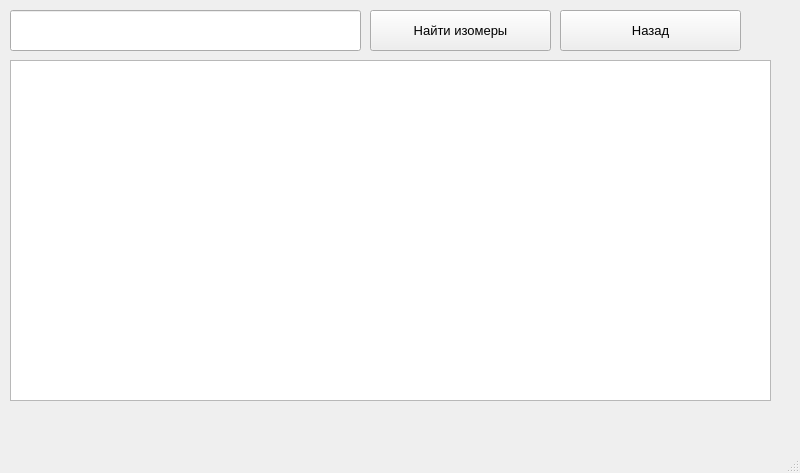
<?xml version="1.0" encoding="UTF-8"?>
<ui version="4.0">
 <class>MainWindow</class>
 <widget class="QMainWindow" name="MainWindow">
  <property name="geometry">
   <rect>
    <x>0</x>
    <y>0</y>
    <width>800</width>
    <height>473</height>
   </rect>
  </property>
  <property name="minimumSize">
   <size>
    <width>800</width>
    <height>473</height>
   </size>
  </property>
  <property name="windowTitle">
   <string>Информация об алкане</string>
  </property>
  <widget class="QWidget" name="centralwidget">
   <widget class="QLineEdit" name="nameAlkan">
    <property name="geometry">
     <rect>
      <x>10</x>
      <y>10</y>
      <width>351</width>
      <height>41</height>
     </rect>
    </property>
    <property name="font">
     <font>
      <pointsize>10</pointsize>
     </font>
    </property>
    <property name="text">
     <string/>
    </property>
   </widget>
   <widget class="QPushButton" name="returnOnFirst">
    <property name="geometry">
     <rect>
      <x>560</x>
      <y>10</y>
      <width>181</width>
      <height>41</height>
     </rect>
    </property>
    <property name="font">
     <font>
      <pointsize>10</pointsize>
     </font>
    </property>
    <property name="text">
     <string>Назад</string>
    </property>
   </widget>
   <widget class="QPushButton" name="izomerButton">
    <property name="geometry">
     <rect>
      <x>370</x>
      <y>10</y>
      <width>181</width>
      <height>41</height>
     </rect>
    </property>
    <property name="font">
     <font>
      <pointsize>10</pointsize>
     </font>
    </property>
    <property name="text">
     <string>Найти изомеры</string>
    </property>
   </widget>
   <widget class="QTextEdit" name="infaAlkan">
    <property name="geometry">
     <rect>
      <x>10</x>
      <y>60</y>
      <width>761</width>
      <height>341</height>
     </rect>
    </property>
    <property name="font">
     <font>
      <pointsize>10</pointsize>
     </font>
    </property>
    <property name="html">
     <string>&lt;!DOCTYPE HTML PUBLIC &quot;-//W3C//DTD HTML 4.0//EN&quot; &quot;http://www.w3.org/TR/REC-html40/strict.dtd&quot;&gt;
&lt;html&gt;&lt;head&gt;&lt;meta name=&quot;qrichtext&quot; content=&quot;1&quot; /&gt;&lt;style type=&quot;text/css&quot;&gt;
p, li { white-space: pre-wrap; }
&lt;/style&gt;&lt;/head&gt;&lt;body style=&quot; font-family:'MS Shell Dlg 2'; font-size:10pt; font-weight:400; font-style:normal;&quot;&gt;
&lt;p style=&quot;-qt-paragraph-type:empty; margin-top:0px; margin-bottom:0px; margin-left:0px; margin-right:0px; -qt-block-indent:0; text-indent:0px; font-size:6.6pt;&quot;&gt;&lt;br /&gt;&lt;/p&gt;&lt;/body&gt;&lt;/html&gt;</string>
    </property>
   </widget>
  </widget>
  <widget class="QMenuBar" name="menubar">
   <property name="geometry">
    <rect>
     <x>0</x>
     <y>0</y>
     <width>800</width>
     <height>26</height>
    </rect>
   </property>
  </widget>
  <widget class="QStatusBar" name="statusbar"/>
 </widget>
 <resources/>
 <connections/>
</ui>
